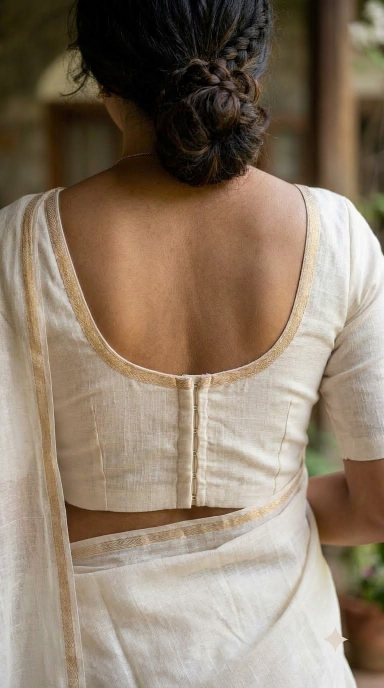
#> input picture poses/raw/Close-up_of_blouse_back_design_202608041632.jpeg, 768 x 1376 px (shown at 1/2 size); its folder holds 4 pictures in this run
$ python 01_pose_selector.py
#> lines starting #> are read from the running program, lines starting #| are printed output that depends on the picture; after the words box and inside, x2 and y2 are one past the last pixel; in counts of white or black regions, pixels touching at a corner belong together
"""
Step 1: pick your 3 best poses from the 45 model photos.

BEFORE RUNNING:
  Copy all 45 model photos into:  poses/raw/

HOW TO USE:
  - A grid of all your photos opens in a window
  - Left-click any photo to select it (green border appears)
  - Click again to deselect
  - When you have 3 selected, press Q to confirm
  - Selected photos are copied to poses/selected/

Run:
  python scripts/01_pose_selector.py
"""
import math
import shutil
import sys
from pathlib import Path

import cv2
import numpy as np

RAW_DIR = Path("poses/raw")
SEL_DIR = Path("poses/selected")
SEL_DIR.mkdir(parents=True, exist_ok=True)

THUMB = 180
MAX_COLS = 6
EXTS = {".jpg", ".jpeg", ".png", ".JPG", ".JPEG", ".PNG"}

image_files = sorted([f for f in RAW_DIR.iterdir() if f.suffix in EXTS])

if not image_files:
    print(f"No images found in {RAW_DIR}/")
    print("Add your 45 model photos there and rerun.")
    sys.exit(1)

n = len(image_files)
cols = min(n, MAX_COLS)
rows = math.ceil(n / cols)

print(f"Found {n} images. Loading thumbnails...")

thumbs = []
for f in image_files:
    img = cv2.imread(str(f))
#> img is the input picture: shape (1376, 768, 3); mean B, G, R 105, 123.3, 140
    if img is None:
        thumbs.append(np.zeros((THUMB, THUMB, 3), np.uint8))
        continue
    h, w = img.shape[:2]
#> h = 1376; w = 768
    s = THUMB / max(h, w)
#> s = 0.131
    img = cv2.resize(img, (int(w * s), int(h * s)))
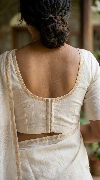
#> img: shape (180, 100, 3); mean B, G, R 104.9, 123.1, 139.9
    pad = np.zeros((THUMB, THUMB, 3), np.uint8)
    yo = (THUMB - img.shape[0]) // 2
#> yo = 0
    xo = (THUMB - img.shape[1]) // 2
#> xo = 40
    pad[yo : yo + img.shape[0], xo : xo + img.shape[1]] = img
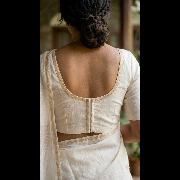
#> pad: shape (180, 180, 3); mean B, G, R 58.3, 68.4, 77.7
    thumbs.append(pad)
#> pass 2 of the loop `for f in image_files:`:
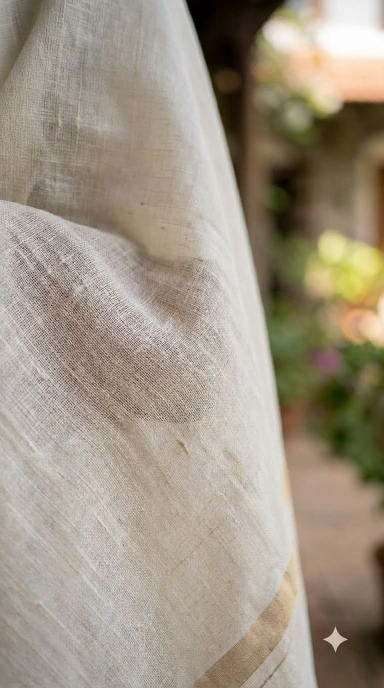
#> input picture poses/raw/Macro_close-up_of_white_fabric_202608041632.jpeg, 768 x 1376 px (shown at 1/2 size)
#> img is the input picture: shape (1376, 768, 3); mean B, G, R 133.2, 149.2, 159.8
#> `img = cv2.resize(img, (int(w * s), int(h * s)))`:
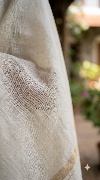
#> img: shape (180, 100, 3); mean B, G, R 133.1, 149, 159.7
#> `pad[yo : yo + img.shape[0], xo : xo + img.shape[1]] = img`:
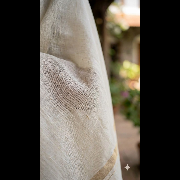
#> pad: shape (180, 180, 3); mean B, G, R 73.9, 82.8, 88.7
#> pass 3 of the loop `for f in image_files:`:
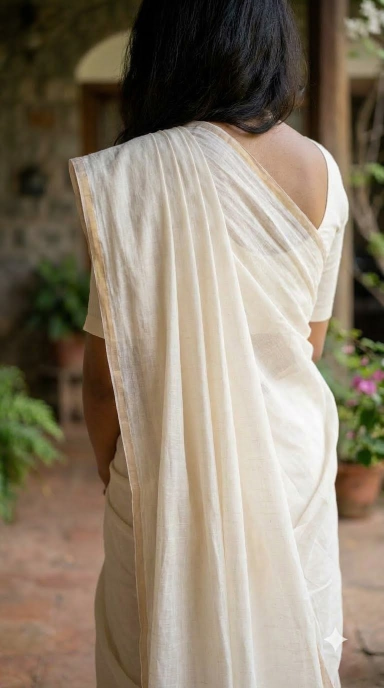
#> input picture poses/raw/Pallu_draping_over_shoulder_202608041632.jpeg, 768 x 1376 px (shown at 1/2 size)
#> img is the input picture: shape (1376, 768, 3); mean B, G, R 109.8, 127.4, 139.6
#> `img = cv2.resize(img, (int(w * s), int(h * s)))`:
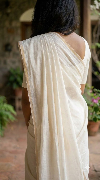
#> img: shape (180, 100, 3); mean B, G, R 109.7, 127.3, 139.5
#> `pad[yo : yo + img.shape[0], xo : xo + img.shape[1]] = img`:
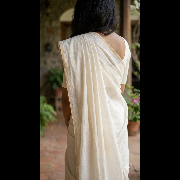
#> pad: shape (180, 180, 3); mean B, G, R 60.9, 70.7, 77.5
#> the loop made 4 passes; the first 3 are shown

selected = set()
#> selected = 0 items
CAP_H = 22

def mouse_cb(event, x, y, flags, param):
    if event == cv2.EVENT_LBUTTONUP:
        col = x // THUMB
        row = y // (THUMB + CAP_H)
        idx = row * cols + col
        if 0 <= idx < n:
            selected.discard(idx) if idx in selected else selected.add(idx)

win = "Pose selector — click to select, Q when done"
cv2.namedWindow(win, cv2.WINDOW_AUTOSIZE)
cv2.setMouseCallback(win, mouse_cb)

while True:
    rows_disp = []
    for r in range(rows):
        row_cells = []
        for c in range(cols):
            idx = r * cols + c
            if idx >= n:
                cell = np.zeros((THUMB + CAP_H, THUMB, 3), np.uint8)
            else:
                cell = thumbs[idx].copy()
                if idx in selected:
                    cv2.rectangle(cell, (0, 0), (THUMB - 1, THUMB - 1), (0, 220, 80), 4)
                cap = np.zeros((CAP_H, THUMB, 3), np.uint8)
                label = image_files[idx].name[:20]
                color = (0, 220, 80) if idx in selected else (160, 160, 160)
                cv2.putText(cap, label, (3, 14), cv2.FONT_HERSHEY_SIMPLEX, 0.3, color, 1)
                cell = np.vstack([cell, cap])
            row_cells.append(cell)
        while len(row_cells) < cols:
            row_cells.append(np.zeros((THUMB + CAP_H, THUMB, 3), np.uint8))
        rows_disp.append(np.hstack(row_cells))
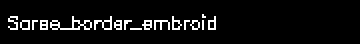
#> cap: shape (22, 180, 3) (shown 2 times larger); values 0 (black) and 160 (white), 6.4% white in thin lines or dots, all inside (x1, y1, x2, y2) = (4, 7, 108, 15)
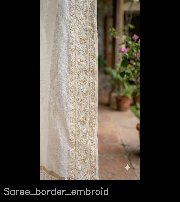
#> cell: shape (202, 180, 3); mean of channels 0, 1, 2 63, 71.9, 78.6; drawn as B, G, R

    grid = np.vstack(rows_disp)
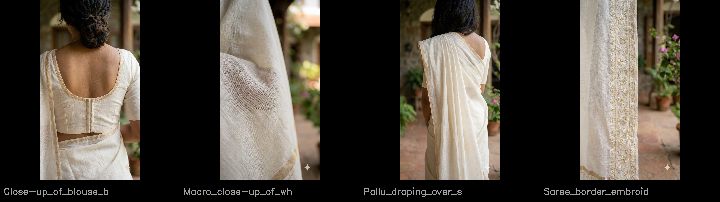
#> grid: shape (202, 720, 3); mean of channels 0, 1, 2 59.5, 68.2, 74.7; drawn as B, G, R
    bar = np.zeros((36, grid.shape[1], 3), np.uint8)
#> bar: shape (36, 720, 3); every value is 0
    cv2.putText(
        bar,
        f"Selected: {len(selected)}/3  |  Left-click to toggle  |  Q to confirm",
        (10, 22), cv2.FONT_HERSHEY_SIMPLEX, 0.55, (200, 200, 200), 1,
    )
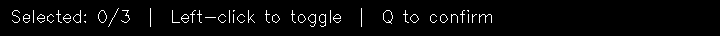
#> bar: shape (36, 720, 3); values 0 (black) and 200 (white), 3.3% white in thin lines or dots, all inside (x1, y1, x2, y2) = (12, 8, 492, 27)
    cv2.imshow(win, np.vstack([grid, bar]))
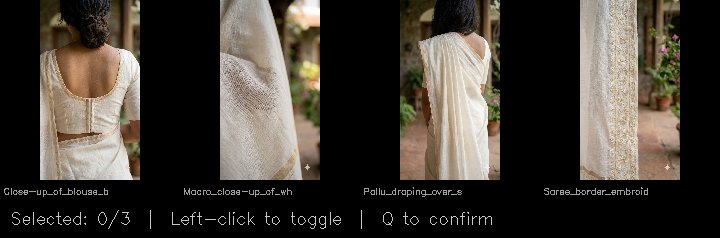
#> window 'Pose selector — click to selec': shape (238, 720, 3); mean B, G, R 51.5, 58.9, 64.4

    key = cv2.waitKey(30) & 0xFF
#> (key q is pressed here)
    if key in (ord("q"), 27):
        break

cv2.destroyAllWindows()

if not selected:
    print("Nothing selected. Run again.")
#> (the run stopped early here; a loop or call above may not have finished)
